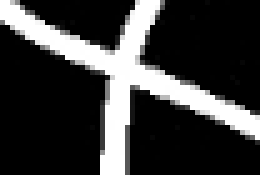
#> input picture cross_wire_separate/test.jpg, 52 x 35 px (shown 5 times larger)
$ python cross_wire_separate.py
#> lines starting #> are read from the running program, lines starting #| are printed output that depends on the picture; after the words box and inside, x2 and y2 are one past the last pixel; in counts of white or black regions, pixels touching at a corner belong together
import math
import numpy as np
import cv2
import copy
import random
from skimage import morphology
#np.set_printoptions(threshold=np.inf)

def DistancePoint2Line(line_start, line_end, point):
    normalLength = math.hypot(line_end.x - line_start.x, line_end.y - line_start.y)
    distance = float((point.x - line_start.x) * (line_end.y - line_start.y) - (point.y - line_start.y) * (
                line_end.x - line_start.x)) / normalLength
    return abs(distance)

class Point():
    def __init__(self, x_, y_):
        self.x = x_
        self.y = y_
    def add(self, a, b, c):
        c.x = a.x + b.x
        c.y = a.y + b.y

#交叉导线分离，适用于十字交叉型曲线的分离
def cross_wire_separate():
    print('start separate....')
    data_list = []
    img_ = cv2.imread('./test.jpg', cv2.IMREAD_GRAYSCALE)
#> img_ is the input picture: shape (35, 52); min 0, max 255, mean 58.6
    #对于很短的曲线，进行扩大图像，处理完再缩小
    scale = 3
    img_ = cv2.resize(img_, (img_.shape[1]*scale, img_.shape[0]*scale))
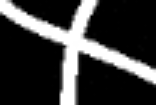
#> img_: shape (105, 156); min 0, max 255, mean 58.6
    #二值化
    ret, binary = cv2.threshold(img_, 0, 255, cv2.THRESH_BINARY | cv2.THRESH_OTSU)
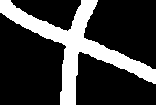
#> binary: shape (105, 156); 23.4% white; 1 white region, box (x1, y1, x2, y2) and area: (0, 0, 156, 105) 3826
#> ret = 119
    #提取曲线骨架
    binary[binary == 255] = 1
    skeleton0 = morphology.skeletonize(binary)
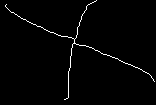
#> skeleton0: shape (105, 156) bool; 1.6% white in thin lines or dots
    skeleton = skeleton0.astype(np.uint8)
    cv2.imwrite("skeleton.png", skeleton*255)
    cluser_list = []
    point_list = []
    contour_flag = False
    #点到直线距离最大值(欧式距离)
    max_dis = 8
    # i：高 代表多少行，5：每一次移动多少行遍历，太大太小都不行,如果曲线是二条交叉的直线，取大取小都没问题
    # 当二条曲线是弯弯曲曲时这个取值就很关键，对于曲度变化的交叉曲线，此种方法不能很好的解决问题
    for i in range(0, skeleton.shape[0], 5):
        for j in range(0, skeleton.shape[1]):#j：宽 代表多少列
            if skeleton[i, j] == 1:#[i, j]多少行多少列的值为1说明是曲线
                point_list.append(Point(j, i))
                contour_flag = True
            else:
                if contour_flag == True:
                    #对于比较粗的曲线，每次取该行所有值的平均值，所以上面的轮廓提取不是必须的，不提取轮廓也能分离曲线
                    point_middle = Point(0.0, 0.0)
                    point_middle.x = 0.0
                    point_middle.y = 0.0
                    for point_obj in point_list:
                        point_middle.x = point_middle.x + point_obj.x
                        point_middle.y = point_middle.y + point_obj.y
                    point_middle.x = float(point_middle.x / (len(point_list)))
                    point_middle.y = float(point_middle.y / (len(point_list)))
                    point_list.clear()
                    contour_flag = False
                    best_dis = 10000000.0
                    best_cluster_number = -1
                    for k in range(len(cluser_list)):
                        dis2clusters = 1000000.0
                        if len(cluser_list[k]) == 1:
                            #如果只有一个点，直接求范式距离就行
                            temp_array = np.array([[point_middle.x, point_middle.y],
                                                   [cluser_list[k][0][0], cluser_list[k][0][1]]])
                            dis = np.linalg.norm(temp_array[0] - temp_array[1])
                            if dis < dis2clusters:
                                dis2clusters = dis
                        else:
                            #多余一个点时，必须求点到直线的距离，点到同一条曲线的直线距离最短
                            line_a = Point(cluser_list[k][len(cluser_list[k]) - 1][0],
                                           cluser_list[k][len(cluser_list[k]) - 1][1])
                            line_b = Point(cluser_list[k][len(cluser_list[k]) - 2][0],
                                           cluser_list[k][len(cluser_list[k]) - 2][1])
                            dis = DistancePoint2Line(line_a, line_b, point_middle)
                            if dis < dis2clusters:
                                dis2clusters = dis
                        if round(dis2clusters, 3) < round(max_dis, 3):
                            if round(dis2clusters, 3) < round(best_dis, 3):
                                best_dis = dis2clusters
                                best_cluster_number = k
                            elif round(dis2clusters, 3) == round(best_dis, 3):
                                best_dis = dis2clusters
                                best_cluster_number = -2
                    if best_cluster_number == -2:
                        continue
                    if best_cluster_number < 0:
                        temp_list_ = []
                        temp_list_.clear()
                        temp_list_.append(copy.deepcopy(point_middle.x))
                        temp_list_.append(copy.deepcopy(point_middle.y))
                        temp_list_list = []
                        temp_list_list.clear()
                        temp_list_list.append(temp_list_)
                        cluser_list.append(temp_list_list)
                    else:
                        temp_list_2 = []
                        temp_list_2.clear()
                        temp_list_2.append(copy.deepcopy(point_middle.x))
                        temp_list_2.append(copy.deepcopy(point_middle.y))
                        cluser_list[best_cluster_number].append(temp_list_2)
                    best_cluster_number = -1
#> after the loop, best_cluster_number = -1; best_dis = 0; dis = 0; dis2clusters = 0; point_list = []; point_middle.x = 68; point_middle.y = 95; temp_array = [[68, 95], [96, 0]]; temp_list_ = [87, 5]; temp_list_2 = [68, 95]
    #打印有几条曲线
    print('len:', len(cluser_list), 'line:', cluser_list)
#> (printed output is left out)
    #在一张空图上将分离出来的曲线画出
    img_test = np.zeros([skeleton.shape[0], skeleton.shape[1]], np.uint8)
    for p_p in range(len(cluser_list)):
        #小于四个点的曲线不要画
        if len(cluser_list[p_p]) < 4:
            continue
        color_current = (random.randint(0, 255), random.randint(0, 255), random.randint(0, 255))
        for w in range(1, len(cluser_list[p_p])):
            cv2.line(img_test, (int(cluser_list[p_p][w - 1][0]), int(cluser_list[p_p][w - 1][1])),
                     (int(cluser_list[p_p][w][0]), int(cluser_list[p_p][w][1])), color_current, thickness=5)
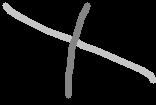
#> img_test: shape (105, 156); min 0, max 197, mean 19.5
    new_path_name = 'test' + '_out.jpg'
    #缩放成原图大小
    img_test = cv2.resize(img_test, (int(img_test.shape[1]/scale), int(img_test.shape[0]/scale)))
    cv2.imwrite(new_path_name, img_test)
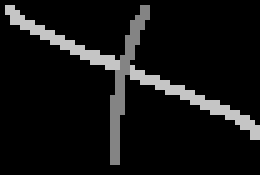
#> saved as test_out.jpg: shape (35, 52) (shown 5 times larger); min 0, max 197, mean 19.3

if __name__ == "__main__":
    print('test cross wire separate')
    cross_wire_separate()

$ run again, with fitline/fitline_test_1.jpg copied over cross_wire_separate/test.jpg
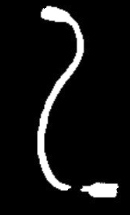
#> input picture fitline/fitline_test_1.jpg, 130 x 215 px
#> in cross_wire_separate, img_ is the input picture: shape (215, 130); min 0, max 255, mean 19.8
#> img_: shape (645, 390)
#> in cross_wire_separate, `ret, binary = cv2.threshold(img_, 0, 255, cv2.THRESH_BINARY | cv2.THRE..`:
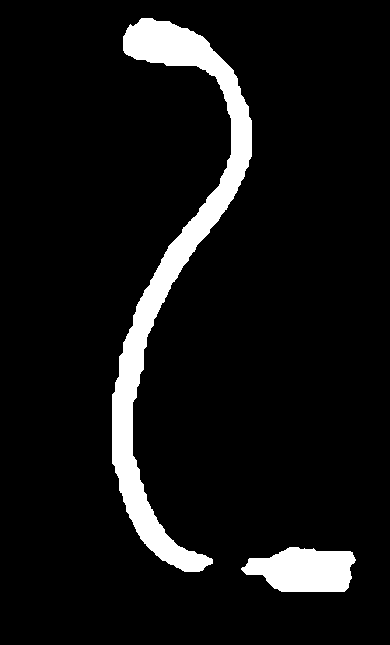
#> binary: shape (645, 390); 7.8% white; 2 white regions, box (x1, y1, x2, y2) and area: (112, 18, 252, 572) 15778, (241, 547, 356, 592) 3797
#> ret = 118
#> skeleton0: shape (645, 390) bool; 0.29% white in thin lines or dots, all inside (x1, y1, x2, y2) = (122, 26, 352, 572)
#> (printed output is left out)
#> in cross_wire_separate, `cv2.imwrite(new_path_name, img_test)`:
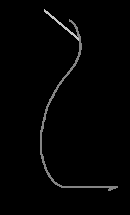
#> saved as test_out.jpg: shape (215, 130); min 0, max 197, mean 3.4
